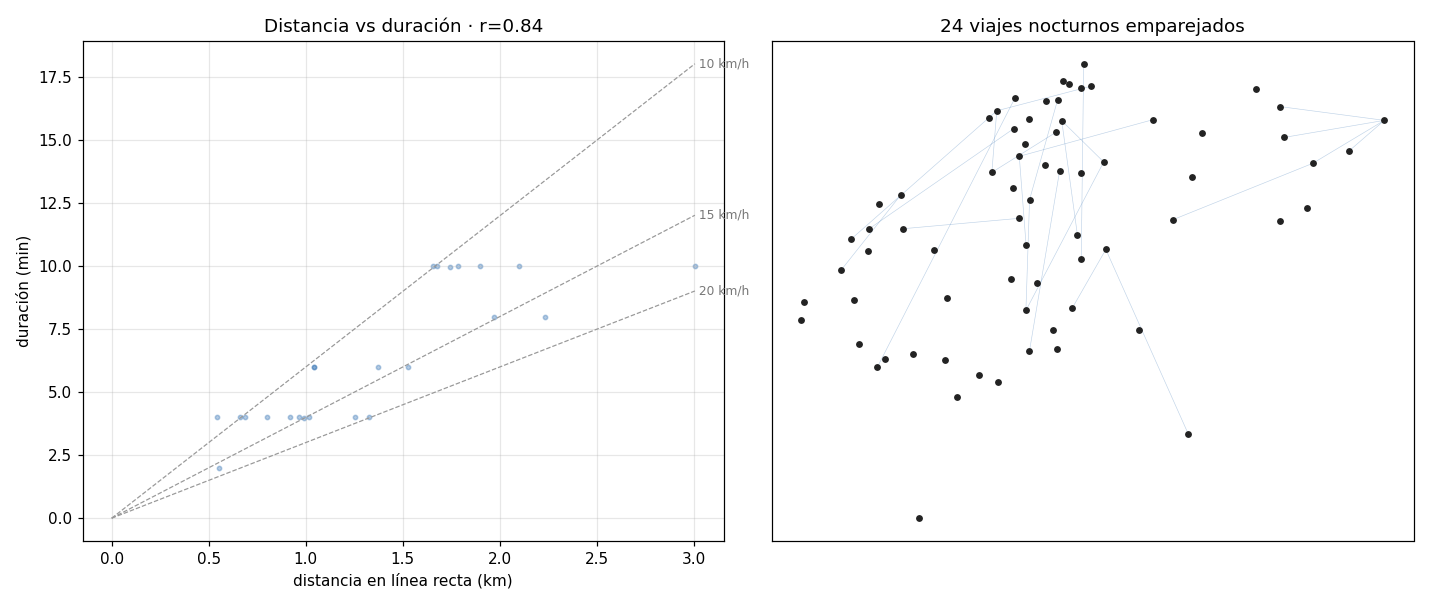

Python code for this plot:
"""Viajes nocturnos origen-destino por emparejado inequívoco.

En horas valle, cuando en toda la red hay UNA salida y minutos después UNA
llegada, ese par es casi seguro un viaje real. Validación interna: la duración
debe crecer con la distancia a velocidad de bici (~10-20 km/h); si no, el
método no vale y se tira.

Entrada: data/events.csv.gz (sql/events.sql) + data/profiles.csv (coordenadas)
Salida:  analysis/night_trips.png, data/night_trips.csv y markdown por stdout

    python3 analysis/night_trips.py > analysis/night_trips.md
"""
import numpy as np
import pandas as pd
import matplotlib
matplotlib.use("Agg")
import matplotlib.pyplot as plt

NIGHT = (2, 5)           # madrugada profunda: fuera de ahí la red nunca calla
WMAX, WMIN, VBAND = 12, 2, (8, 20)   # min y km/h: viajes cortos a velocidad de bici

ev = pd.read_csv("data/events.csv.gz", parse_dates=["ts"])
ev["ts"] = ev.ts.dt.tz_convert("Europe/Madrid")
h = ev.ts.dt.hour
ev = ev[(h >= NIGHT[0]) & (h < NIGHT[1])] if NIGHT[0] < NIGHT[1] else ev[(h >= NIGHT[0]) | (h < NIGHT[1])]
st = (pd.read_csv("data/profiles.csv").groupby("station_id")[["name", "lat", "lon"]].first())

# a eventos unitarios: una fila por bici que sale o llega
rows = []
for r in ev.itertuples():
    rows += [(r.ts, r.station_id, "dep")] * int(r.dep) + [(r.ts, r.station_id, "arr")] * int(r.arr)
u = pd.DataFrame(rows, columns=["ts", "sid", "kind"]).sort_values("ts").reset_index(drop=True)

# limpieza de parpadeos del feed: salida y llegada en la MISMA estación a
# <=6 min es casi siempre un anclaje mal hecho, no un viaje; fuera ambos eventos
drop = set()
for _, g in u.groupby("sid"):
    ix, tt, kk = g.index.to_numpy(), g.ts.to_numpy(), g.kind.to_numpy()
    for i in range(len(g) - 1):
        if kk[i] == "dep" and kk[i+1] == "arr" and (tt[i+1]-tt[i])/np.timedelta64(1,"m") <= 6:
            drop |= {ix[i], ix[i+1]}
n_flick = len(drop) // 2
u = u.drop(index=drop).reset_index(drop=True)

# emparejado por unicidad mutua: una salida y una llegada se emparejan si cada
# una es la ÚNICA candidata plausible de la otra (2-40 min y 6-22 km/h entre
# sus estaciones). Mucho menos estricto que exigir silencio en toda la red
# (que da 1 par en 43 noches: la ciudad nunca calla), pero sigue sin decidir
# nada en caso de ambigüedad.
la, lo = st.lat.to_dict(), st.lon.to_dict()
R = 6371.0088
def hav(o, d):
    p1, p2 = np.radians(la[o]), np.radians(la[d])
    dp, dl = p2 - p1, np.radians(lo[d] - lo[o])
    return 2 * R * np.arcsin(np.sqrt(np.sin(dp/2)**2 + np.cos(p1)*np.cos(p2)*np.sin(dl/2)**2))

def match(u, st):
    u = u[u.sid.isin(st.index)]
    dep = u[u.kind == "dep"].reset_index(drop=True)
    arr = u[u.kind == "arr"].reset_index(drop=True)
    at = arr.ts.to_numpy()
    cand = {}                       # dep i -> [arr j...]
    rcand = {}                      # arr j -> [dep i...]
    for i, (t0, s0) in enumerate(zip(dep.ts.to_numpy(), dep.sid.to_numpy())):
        j0, j1 = np.searchsorted(at, t0 + np.timedelta64(WMIN, "m")), np.searchsorted(at, t0 + np.timedelta64(WMAX, "m"))
        for j in range(j0, j1):
            s1 = arr.sid.iat[j]
            if s1 == s0: continue
            mins = (at[j] - t0) / np.timedelta64(1, "m")
            v = hav(s0, s1) / (mins / 60)
            if VBAND[0] <= v <= VBAND[1]:
                cand.setdefault(i, []).append(j); rcand.setdefault(j, []).append(i)
    out = []
    for i, js in cand.items():
        if len(js) == 1 and len(rcand[js[0]]) == 1:
            j = js[0]
            out.append((dep.ts.iat[i], dep.sid.iat[i], arr.sid.iat[j],
                        (at[j] - dep.ts.to_numpy()[i]) / np.timedelta64(1, "m")))
    return out

trips = match(u, st)
# control: cruzar las salidas con las llegadas de 24 h despues. Si el metodo
# inventa pares, aqui saldran casi tantos; si mide viajes reales, muchos menos.
ushift = u.copy()
ushift.loc[ushift.kind == "arr", "ts"] += pd.Timedelta("1day")
null_trips = len(match(ushift.sort_values("ts").reset_index(drop=True), st))
t = pd.DataFrame(trips, columns=["ts", "o", "d", "min"])
t["km"] = [hav(o, d) for o, d in zip(t.o, t.d)]
t["kmh"] = t.km / (t["min"] / 60)
ok = t
t.to_csv("data/night_trips.csv", index=False)

print(f"# Viajes de madrugada por emparejado inequívoco ({NIGHT[0]}-{NIGHT[1]} h, "
      f"{ev.ts.dt.date.nunique()} noches)\n")
print(f"- Eventos nocturnos tras limpieza: {len(u)} ({(u.kind=='dep').sum()} salidas, {(u.kind=='arr').sum()} llegadas)")
print(f"- Parpadeos del feed eliminados (dep→arr misma estación <=6 min): {n_flick}")
print(f"- Pares por unicidad mutua ({WMIN}-{WMAX} min, {VBAND[0]}-{VBAND[1]} km/h): **{len(t)}**")
print(f"- Control con llegadas de 24 h después: {null_trips} pares espurios → señal/ruido ~{len(t)/max(1,null_trips):.1f}x")
c = np.corrcoef(ok.km, ok["min"])[0, 1] if len(ok) > 2 else float("nan")
v = ok.km.sum() / (ok["min"].sum() / 60)
print(f"- Correlación distancia-duración: **{c:.2f}** · velocidad mediana {ok.kmh.median():.1f} km/h, global {v:.1f} km/h\n")
print("## Top pares origen → destino\n")
top = ok.groupby(["o", "d"]).agg(n=("min", "size"), med=("min", "median"), km=("km", "first"))
top = top.sort_values("n", ascending=False).head(12)
print("| origen | destino | viajes | mediana min | km |")
print("|---|---|---|---|---|")
for (o, d), r in top.iterrows():
    print(f"| {st.loc[o,'name']} | {st.loc[d,'name']} | {int(r.n)} | {r.med:.0f} | {r.km:.1f} |")

fig, ax = plt.subplots(1, 2, figsize=(13, 5.5))
ax[0].scatter(ok.km, ok["min"], s=8, alpha=.35, c="#2b6cb0")
for spd in (10, 15, 20):
    x = np.linspace(0, ok.km.max(), 50); ax[0].plot(x, x / spd * 60, "--", lw=.8, c="#999")
    ax[0].text(ok.km.max(), ok.km.max() / spd * 60, f" {spd} km/h", fontsize=8, c="#777", va="center")
ax[0].set(xlabel="distancia en línea recta (km)", ylabel="duración (min)",
          title=f"Distancia vs duración · r={c:.2f}")
ax[0].grid(alpha=.3)
seen = ok.groupby(["o", "d"]).size()
for (o, d), n in seen.items():
    ax[1].plot([lo[o], lo[d]], [la[o], la[d]], c="#2b6cb0", lw=min(3, .4 * n), alpha=.3)
ax[1].scatter(st.lon, st.lat, s=12, c="#222", zorder=3)
ax[1].set(title=f"{len(ok)} viajes nocturnos emparejados", xticks=[], yticks=[])
fig.tight_layout(); fig.savefig("analysis/night_trips.png", dpi=110)
